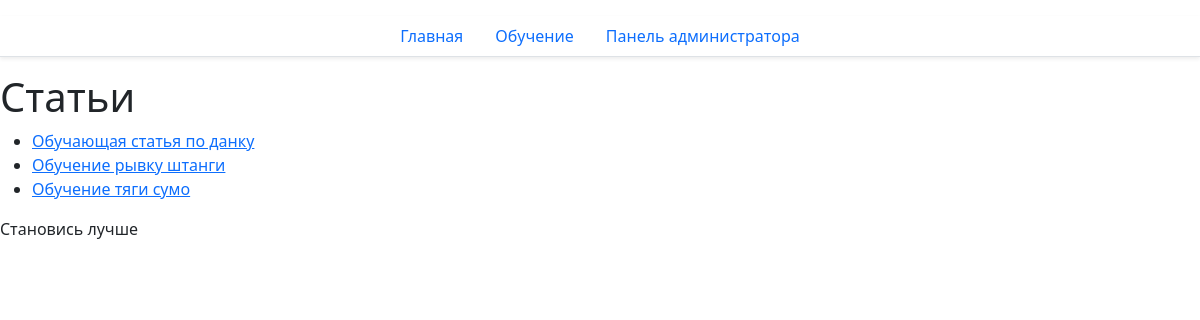
The page /site/articles/ on the database its author committed.
### site_app/models.py (models this page shows, shortened)
class Product(models.Model):
    name = models.CharField(max_length=100, verbose_name="Название")
    description = models.TextField(verbose_name="Описание")
    category = models.ManyToManyField(
        to=Category,
        related_name="products",
        verbose_name="Категории"
    )
    author = models.ForeignKey(
        to=UserModel,
        on_delete=models.CASCADE,
        verbose_name="Автор"
    )
    class Meta:
        verbose_name_plural = 'Статьи'
        ordering = ["pk"]
    class Сomplexity(models.TextChoices):
        EASY = 'easy', 'Легкий',
        MEDIUM = 'medium', 'Средний',
        HARD = 'hard', 'Сложный',
    complexity = models.CharField(
        max_length=10,
        choices=Сomplexity.choices,
        default=Сomplexity.EASY,
        verbose_name="Сложность"
    )
    created_at = models.DateTimeField(auto_now_add=True)
    updated_at = models.DateTimeField(auto_now=True)

### site_app/views.py (the view)
# urls.py: path("articles/", ArticleList.as_view(), name="ListArticle"),
class ArticleList(ListView):
    model = Product
    template_name = "site_app/article.html"
    context_object_name = "articles"

### site_app/templates/site_app/article.html (shortened to what this page needs)
{% extends 'site_app/base.html' %}
{% block body %}
<h1>Статьи</h1>
<ul>
 {% for article in articles %}
     <li><a href="{% url 'site_app:article-detail' pk=article.pk %}"
     >{{ article.name }}</a></li>
 {% endfor %}
</ul>
{% endblock %}

### rows shown on the page
Product: name "Обучающая статья по данку"
Product: name "Обучение рывку штанги"
Product: name "Обучение тяги сумо"
